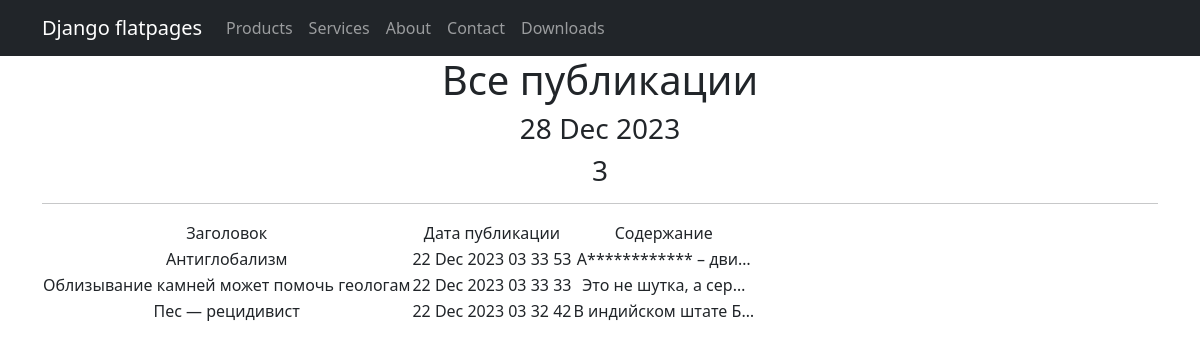
Page /news/ on the committed database.
### news/models.py (models this page shows, shortened)
class Post(models.Model):
    article = 'AR'
    news = 'NE'
    CATEGORY_MATERIAL = [
        (article, 'Статья'),
        (news, 'Новость')
    ]
    author = models.ForeignKey(Author, on_delete=models.CASCADE)
    category_post = models.CharField(max_length=2, choices=CATEGORY_MATERIAL, default=article)
    time_in = models.DateTimeField(auto_now_add=True)
    category_post_many = models.ManyToManyField(Category, through='PostCategory')
    title = models.CharField(max_length=128)
    text = models.TextField()
    rating = models.IntegerField(default=0)

### news/views.py (the view)
# urls.py: path('', PostList.as_view()),
class PostList(ListView):
    model = Post
    ordering = '-time_in'
    template_name = 'posts.html'
    context_object_name = 'posts'
    def get_context_data(self, **kwargs):
        context = super().get_context_data(**kwargs)
        context['time_now'] = datetime.utcnow()
        context['next_sale'] = None
        return context

### news/templatetags/custom_filters.py (called while the page is built)
@register.filter()
def censor(text):
    if not isinstance(text, str):
        raise StrException
    else:
        text_list = text.split()
        censor_list = []
        for word in text_list:
            clean_word = ''.join(c for c in word if c not in string.punctuation)
            if clean_word.lower() in BAD_WORDS:
                censor_word = clean_word[0] + (len(clean_word) - 1) * '*'
                censor_list.append(word.replace(clean_word, censor_word))
            else:
                censor_list.append(word)
    return ' '.join(censor_list)

### templates/posts.html (shortened to what this page needs)
{% extends 'flatpages/default.html' %}
{% load custom_filters %}
{% block content %}
    <h1>Все публикации</h1>
    <h3>{{ time_now|date:'d M Y' }}</h3>
    <h3> {{ posts|length }} </h3>
    <hr>
    {% if posts %}
        <table>
            <tr>
                <td>Заголовок</td>
                <td>Дата публикации</td>
                <td>Содержание</td>
            </tr>
            {% for post in posts %}
            <tr>
                <td>{{ post.title }}</td>
                <td>{{ post.time_in|date:'d M Y h i s' }}</td>
                <td>{{ post.text|truncatechars:20|censor }}</td>
            </tr>
            {% endfor %}
        </table>
    {% else %}
        <h2>Публикаций нет</h2>
    {% endif %}
{% endblock content %}

### templates/flatpages/default.html (shortened to what this page needs)
<!DOCTYPE html>
<html lang="en">
    <head>
        {% load static %}
        <link href="{% static 'css/styles.css' %}" rel="stylesheet" />
    </head>
    <body>
        <nav class="navbar navbar-expand-lg navbar-dark bg-dark static-top">
            <div class="container">
                <a class="navbar-brand" href="#">Django flatpages</a>
                <div class="collapse navbar-collapse" id="navbarResponsive">
                    <ul class="navbar-nav ml-auto">
                        <li class="nav-item">
                            <a class="nav-link" href="/products/">Products</a>
                        </li>
                        <li class="nav-item">
                            <a class="nav-link" href="/services/">Services</a>
                        </li>
                        <li class="nav-item">
                            <a class="nav-link" href="/about/">About</a>
                        </li>
                        <li class="nav-item">
                            <a class="nav-link" href="/contacts/">Contact</a>
                        </li>
                        <li class="nav-item">
                            <a class="nav-link" href="/downloads/">Downloads</a>
                        </li>
                    </ul>
                </div>
            </div>
        </nav>
        <div class="container">
            <div class="row">
                <div class="col-lg-12 text-center">
                    {% block content %}{% endblock content %}
                </div>
            </div>
        </div>
    </body>
</html>

### rows in the picture
Post: title "Антиглобализм", time_in "22 Dec 2023 03 33 53", text|censor "А************ – дви…"
Post: title "Облизывание камней может помочь геологам", time_in "22 Dec 2023 03 33 33", text|censor "Это не шутка, а сер…"
Post: title "Пес — рецидивист", time_in "22 Dec 2023 03 32 42", text|censor "В индийском штате Б…"

### other values in the picture
{{ time_now|date:'d M Y' }} "28 Dec 2023"
{{ posts|length }} "3"
